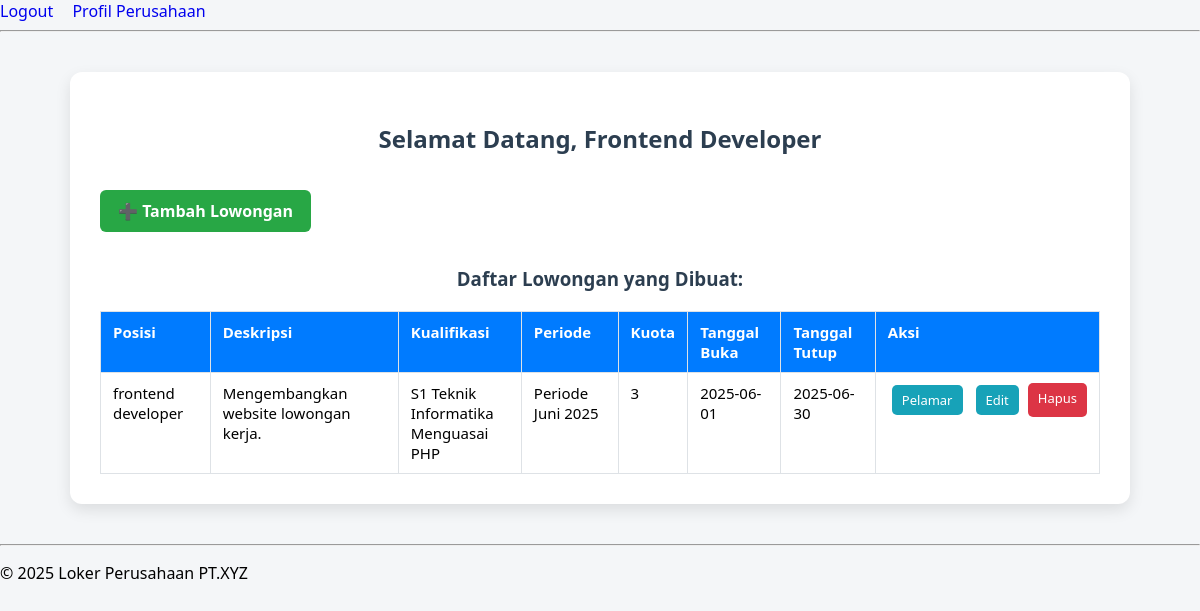
Screenshot of /loker_perusahaan/pages/dashboard_departemen.php (signed in) with the database file from the repository.
### tables this page shows
CREATE TABLE `department` (
  `id` int(11) NOT NULL,
  `nama` varchar(100) DEFAULT NULL,
  `inisial` varchar(10) DEFAULT NULL,
  `id_user` int(11) DEFAULT NULL
);

CREATE TABLE `lowongan` (
  `id_lowongan` int(11) NOT NULL,
  `id_department` int(11) DEFAULT NULL,
  `posisi` varchar(100) DEFAULT NULL,
  `deskripsi` text DEFAULT NULL,
  `kualifikasi` text DEFAULT NULL,
  `tanggal_buka` date DEFAULT NULL,
  `tanggal_tutup` date DEFAULT NULL,
  `kuota` int(11) DEFAULT NULL,
  `id_periode` int(11) DEFAULT NULL
);

CREATE TABLE `periode` (
  `id_periode` int(11) NOT NULL,
  `periode` varchar(50) DEFAULT NULL,
  `status` enum('aktif','nonaktif') DEFAULT NULL
);

### loker_perusahaan/pages/dashboard_departemen.php (the view, shortened to what this page needs)
<?php
include '../config/koneksi.php';
include '../includes/header.php';
$id_user = $_SESSION['id_user'];
$queryDept = "SELECT * FROM department WHERE id_user = $id_user";
$resultDept = mysqli_query($koneksi, $queryDept);
$department = mysqli_fetch_assoc($resultDept);
$id_department = $department['id'];
$querylowongan = "SELECT * FROM lowongan WHERE id_department = $id_department ORDER BY tanggal_buka DESC";
$resultlowongan = mysqli_query($koneksi, $querylowongan);
?>
<!DOCTYPE html>
<html lang="id">
<head>
    <link rel="stylesheet" href="../assets/css/departemen/dashboard.css">
</head>
<body>
<div class="container">
    <h2>Selamat Datang, <?= htmlspecialchars($department['nama']) ?></h2>
    <a href="../departemen/tambah_lowongan.php" class="btn-add">➕ Tambah Lowongan</a>
    <h3>Daftar Lowongan yang Dibuat:</h3>
    <div class="table-container">
        <table>
            <thead>
                <tr>
                    <th>Posisi</th>
                    <th>Deskripsi</th>
                    <th>Kualifikasi</th>
                    <th>Periode</th>
                    <th>Kuota</th>
                    <th>Tanggal Buka</th>
                    <th>Tanggal Tutup</th>
                    <th>Aksi</th>
                </tr>
            </thead>
            <tbody>
                <?php while ($row = mysqli_fetch_assoc($resultlowongan)) : ?>
                    <tr>
                        <td><?= htmlspecialchars($row['posisi']) ?></td>
                        <td><?= nl2br(htmlspecialchars($row['deskripsi'])) ?></td>
                        <td><?= nl2br(htmlspecialchars($row['kualifikasi'])) ?></td>
                        <td>
                            <?php
                            $id_periode = $row['id_periode'];
                            $resultPeriode = mysqli_query($koneksi, "SELECT periode FROM periode WHERE id_periode = $id_periode");
                            $periode = mysqli_fetch_assoc($resultPeriode);
                            echo $periode ? htmlspecialchars($periode['periode']) : '-';
                            ?>
                        </td>
                        <td><?= (int)$row['kuota'] ?></td>
                        <td><?= htmlspecialchars($row['tanggal_buka']) ?></td>
                        <td><?= htmlspecialchars($row['tanggal_tutup']) ?></td>
                        <td>
                            <div style="display: flex; gap: 5px;">
                            <a href="../departemen/pelamar_lowongan.php?id=<?= $row['id_lowongan'] ?>" class="btn-action">Pelamar</a>
                            <a href="../departemen/edit_lowongan.php?id=<?= $row['id_lowongan'] ?>" class="btn-action">Edit</a>
                            <a href="../departemen/hapus_lowongan.php?id=<?= $row['id_lowongan'] ?>" class="btn-delete"
                               onclick="return confirm('Yakin ingin menghapus lowongan ini?')">Hapus</a>
                            </div>
                        </td>
                    </tr>
                <?php endwhile; ?>
            </tbody>
        </table>
    </div>
</div>
<?php include '../includes/footer.php'; ?>
</body>
</html>

### loker_perusahaan/assets/css/departemen/dashboard.css (style rules this page uses)
body { font-family: 'Segoe UI', Tahoma, Geneva, Verdana, sans-serif; background-color: #f4f6f8; margin: 0; padding: 0; }
.container { max-width: 1000px; margin: 40px auto; background: #fff; padding: 30px; border-radius: 12px; box-shadow: 0 6px 15px rgba(0, 0, 0, 0.1); }
h2, h3 { text-align: center; color: #2c3e50; }
.btn-add { display: inline-block; background-color: #28a745; color: white; padding: 10px 18px; text-decoration: none; border-radius: 6px; font-weight: bold; margin: 15px 0; }
.table-container { overflow-x: auto; margin-top: 20px; }
table { width: 100%; border-collapse: collapse; font-size: 15px; }
thead { background-color: #007bff; color: white; }
table, th, td { border: 1px solid #dee2e6; }
th, td { padding: 10px 12px; text-align: left; vertical-align: top; }
.btn-action { display: inline-block; margin: 2px 4px; padding: 6px 10px; background-color: #17a2b8; color: white; text-decoration: none; border-radius: 5px; font-size: 13px; }
.btn-delete { background-color: #dc3545; padding: 6px 10px; color: white; text-decoration: none; border-radius: 5px; font-size: 13px; }

### loker_perusahaan/includes/header.php (style rules this page uses)
body { font-family: Arial, sans-serif; padding: 20px; }

### rows the page displays
department: nama "Frontend Developer"
lowongan: posisi "frontend developer", deskripsi "Mengembangkan website lowongan kerja.", kualifikasi "S1 Teknik Informatika Menguasai PHP", id_periode.periode "Periode Juni 2025", kuota "3", tanggal_buka "2025-06-01", tanggal_tutup "2025-06-30"
